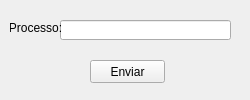
<?xml version="1.0" encoding="UTF-8"?>
<ui version="4.0">
 <class>telaProcesso</class>
 <widget class="QWidget" name="telaProcesso">
  <property name="enabled">
   <bool>true</bool>
  </property>
  <property name="geometry">
   <rect>
    <x>0</x>
    <y>0</y>
    <width>250</width>
    <height>100</height>
   </rect>
  </property>
  <property name="minimumSize">
   <size>
    <width>250</width>
    <height>100</height>
   </size>
  </property>
  <property name="maximumSize">
   <size>
    <width>250</width>
    <height>100</height>
   </size>
  </property>
  <property name="windowTitle">
   <string>Processo</string>
  </property>
  <property name="windowIcon">
   <iconset>
    <normaloff>alterdata.png</normaloff>alterdata.png</iconset>
  </property>
  <widget class="QLineEdit" name="cdProcesso">
   <property name="geometry">
    <rect>
     <x>60</x>
     <y>20</y>
     <width>171</width>
     <height>20</height>
    </rect>
   </property>
  </widget>
  <widget class="QLabel" name="labelSistema">
   <property name="geometry">
    <rect>
     <x>10</x>
     <y>20</y>
     <width>51</width>
     <height>16</height>
    </rect>
   </property>
   <property name="text">
    <string>Processo:</string>
   </property>
   <property name="alignment">
    <set>Qt::AlignCenter</set>
   </property>
  </widget>
  <widget class="QPushButton" name="enviaProcesso">
   <property name="geometry">
    <rect>
     <x>90</x>
     <y>60</y>
     <width>75</width>
     <height>23</height>
    </rect>
   </property>
   <property name="text">
    <string>Enviar</string>
   </property>
  </widget>
 </widget>
 <resources/>
 <connections/>
</ui>
